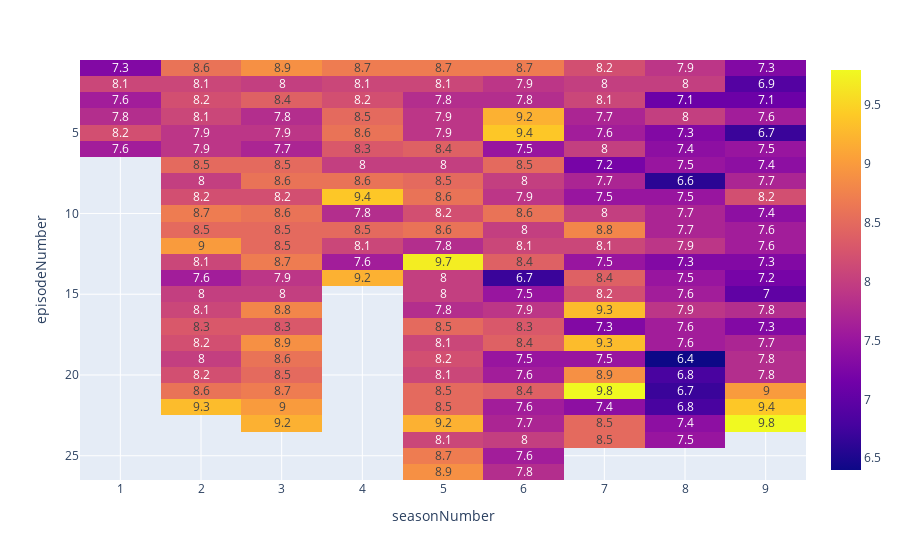

Source (notebook cell):
### Code cell
fig = px.imshow(lines, text_auto=True, aspect="auto")
fig.show()

### Figure 1 — Plotly figure (JSON) as saved in the notebook; plotly's stock layout.template omitted (floating-point values rounded to 4 significant figures; data arrays with more than 128 entries replaced by an {"elided": "..."} marker saying what was removed)
{"data": [{"coloraxis": "coloraxis", "hovertemplate": "seasonNumber: %{x}<br>episodeNumber: %{y}<br>color: %{z}<extra></extra>", "name": "0", "texttemplate": "%{z}", "type": "heatmap", "x": [1, 2, 3, 4, 5, 6, 7, 8, 9], "xaxis": "x", "y": [1, 2, 3, 4, 5, 6, 7, 8, 9, 10, 11, 12, 13, 14, 15, 16, 17, 18, 19, 20, 21, 22, 23, 24, 25, 26], "yaxis": "y", "z": {"elided": "26x9 float values"}}], "layout": {"coloraxis": {"colorscale": [[0, "#0d0887"], [0.1111, "#46039f"], [0.2222, "#7201a8"], [0.3333, "#9c179e"], [0.4444, "#bd3786"], [0.5556, "#d8576b"], [0.6667, "#ed7953"], [0.7778, "#fb9f3a"], [0.8889, "#fdca26"], [1, "#f0f921"]]}, "margin": {"t": 60}, "xaxis": {"anchor": "y", "domain": [0, 1], "title": {"text": "seasonNumber"}}, "yaxis": {"anchor": "x", "autorange": "reversed", "domain": [0, 1], "title": {"text": "episodeNumber"}}}}
